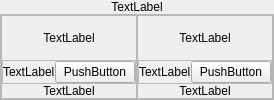
                             <widget class="QWidget" name="tab_4">
                              <attribute name="title">
                               <string>쪽</string>
                              </attribute>
                              <layout class="QVBoxLayout" name="verticalLayout_39">
                               <property name="spacing">
                                <number>0</number>
                               </property>
                               <property name="leftMargin">
                                <number>0</number>
                               </property>
                               <property name="topMargin">
                                <number>0</number>
                               </property>
                               <property name="rightMargin">
                                <number>0</number>
                               </property>
                               <property name="bottomMargin">
                                <number>0</number>
                               </property>
                               <item>
                                <widget class="QLabel" name="label_37">
                                 <property name="sizePolicy">
                                  <sizepolicy hsizetype="Preferred" vsizetype="Maximum">
                                   <horstretch>0</horstretch>
                                   <verstretch>0</verstretch>
                                  </sizepolicy>
                                 </property>
                                 <property name="styleSheet">
                                  <string notr="true">font: 75 16pt &quot;Arial&quot;;</string>
                                 </property>
                                 <property name="text">
                                  <string>TextLabel</string>
                                 </property>
                                 <property name="alignment">
                                  <set>Qt::AlignCenter</set>
                                 </property>
                                </widget>
                               </item>
                               <item>
                                <widget class="QFrame" name="frame_28">
                                 <property name="frameShape">
                                  <enum>QFrame::StyledPanel</enum>
                                 </property>
                                 <property name="frameShadow">
                                  <enum>QFrame::Raised</enum>
                                 </property>
                                 <layout class="QHBoxLayout" name="horizontalLayout_34">
                                  <property name="spacing">
                                   <number>0</number>
                                  </property>
                                  <property name="leftMargin">
                                   <number>0</number>
                                  </property>
                                  <property name="topMargin">
                                   <number>0</number>
                                  </property>
                                  <property name="rightMargin">
                                   <number>0</number>
                                  </property>
                                  <property name="bottomMargin">
                                   <number>0</number>
                                  </property>
                                  <item>
                                   <widget class="QFrame" name="frame_64">
                                    <property name="frameShape">
                                     <enum>QFrame::StyledPanel</enum>
                                    </property>
                                    <property name="frameShadow">
                                     <enum>QFrame::Raised</enum>
                                    </property>
                                    <layout class="QVBoxLayout" name="verticalLayout_15">
                                     <property name="spacing">
                                      <number>0</number>
                                     </property>
                                     <property name="leftMargin">
                                      <number>0</number>
                                     </property>
                                     <property name="topMargin">
                                      <number>0</number>
                                     </property>
                                     <property name="rightMargin">
                                      <number>0</number>
                                     </property>
                                     <property name="bottomMargin">
                                      <number>0</number>
                                     </property>
                                     <item>
                                      <widget class="QLabel" name="label_40">
                                       <property name="text">
                                        <string>TextLabel</string>
                                       </property>
                                       <property name="alignment">
                                        <set>Qt::AlignCenter</set>
                                       </property>
                                      </widget>
                                     </item>
                                     <item>
                                      <widget class="QFrame" name="frame_70">
                                       <property name="sizePolicy">
                                        <sizepolicy hsizetype="Preferred" vsizetype="Maximum">
                                         <horstretch>0</horstretch>
                                         <verstretch>0</verstretch>
                                        </sizepolicy>
                                       </property>
                                       <property name="frameShape">
                                        <enum>QFrame::StyledPanel</enum>
                                       </property>
                                       <property name="frameShadow">
                                        <enum>QFrame::Raised</enum>
                                       </property>
                                       <layout class="QHBoxLayout" name="horizontalLayout_45">
                                        <property name="spacing">
                                         <number>0</number>
                                        </property>
                                        <property name="leftMargin">
                                         <number>0</number>
                                        </property>
                                        <property name="topMargin">
                                         <number>0</number>
                                        </property>
                                        <property name="rightMargin">
                                         <number>0</number>
                                        </property>
                                        <property name="bottomMargin">
                                         <number>0</number>
                                        </property>
                                        <item>
                                         <widget class="QLabel" name="label_74">
                                          <property name="sizePolicy">
                                           <sizepolicy hsizetype="Maximum" vsizetype="Maximum">
                                            <horstretch>0</horstretch>
                                            <verstretch>0</verstretch>
                                           </sizepolicy>
                                          </property>
                                          <property name="text">
                                           <string>TextLabel</string>
                                          </property>
                                         </widget>
                                        </item>
                                        <item>
                                         <widget class="QPushButton" name="pushButton_7">
                                          <property name="sizePolicy">
                                           <sizepolicy hsizetype="Maximum" vsizetype="Maximum">
                                            <horstretch>0</horstretch>
                                            <verstretch>0</verstretch>
                                           </sizepolicy>
                                          </property>
                                          <property name="text">
                                           <string>PushButton</string>
                                          </property>
                                         </widget>
                                        </item>
                                       </layout>
                                      </widget>
                                     </item>
                                     <item>
                                      <widget class="QLabel" name="label_42">
                                       <property name="sizePolicy">
                                        <sizepolicy hsizetype="Preferred" vsizetype="Maximum">
                                         <horstretch>0</horstretch>
                                         <verstretch>0</verstretch>
                                        </sizepolicy>
                                       </property>
                                       <property name="text">
                                        <string>TextLabel</string>
                                       </property>
                                       <property name="alignment">
                                        <set>Qt::AlignCenter</set>
                                       </property>
                                      </widget>
                                     </item>
                                    </layout>
                                   </widget>
                                  </item>
                                  <item>
                                   <widget class="QFrame" name="frame_65">
                                    <property name="frameShape">
                                     <enum>QFrame::StyledPanel</enum>
                                    </property>
                                    <property name="frameShadow">
                                     <enum>QFrame::Raised</enum>
                                    </property>
                                    <layout class="QVBoxLayout" name="verticalLayout_16">
                                     <property name="spacing">
                                      <number>0</number>
                                     </property>
                                     <property name="leftMargin">
                                      <number>0</number>
                                     </property>
                                     <property name="topMargin">
                                      <number>0</number>
                                     </property>
                                     <property name="rightMargin">
                                      <number>0</number>
                                     </property>
                                     <property name="bottomMargin">
                                      <number>0</number>
                                     </property>
                                     <item>
                                      <widget class="QLabel" name="label_43">
                                       <property name="text">
                                        <string>TextLabel</string>
                                       </property>
                                       <property name="alignment">
                                        <set>Qt::AlignCenter</set>
                                       </property>
                                      </widget>
                                     </item>
                                     <item>
                                      <widget class="QFrame" name="frame_71">
                                       <property name="sizePolicy">
                                        <sizepolicy hsizetype="Preferred" vsizetype="Maximum">
                                         <horstretch>0</horstretch>
                                         <verstretch>0</verstretch>
                                        </sizepolicy>
                                       </property>
                                       <property name="frameShape">
                                        <enum>QFrame::StyledPanel</enum>
                                       </property>
                                       <property name="frameShadow">
                                        <enum>QFrame::Raised</enum>
                                       </property>
                                       <layout class="QHBoxLayout" name="horizontalLayout_46">
                                        <property name="spacing">
                                         <number>0</number>
                                        </property>
                                        <property name="leftMargin">
                                         <number>0</number>
                                        </property>
                                        <property name="topMargin">
                                         <number>0</number>
                                        </property>
                                        <property name="rightMargin">
                                         <number>0</number>
                                        </property>
                                        <property name="bottomMargin">
                                         <number>0</number>
                                        </property>
                                        <item>
                                         <widget class="QLabel" name="label_75">
                                          <property name="sizePolicy">
                                           <sizepolicy hsizetype="Maximum" vsizetype="Maximum">
                                            <horstretch>0</horstretch>
                                            <verstretch>0</verstretch>
                                           </sizepolicy>
                                          </property>
                                          <property name="text">
                                           <string>TextLabel</string>
                                          </property>
                                         </widget>
                                        </item>
                                        <item>
                                         <widget class="QPushButton" name="pushButton_8">
                                          <property name="sizePolicy">
                                           <sizepolicy hsizetype="Maximum" vsizetype="Maximum">
                                            <horstretch>0</horstretch>
                                            <verstretch>0</verstretch>
                                           </sizepolicy>
                                          </property>
                                          <property name="text">
                                           <string>PushButton</string>
                                          </property>
                                         </widget>
                                        </item>
                                       </layout>
                                      </widget>
                                     </item>
                                     <item>
                                      <widget class="QLabel" name="label_44">
                                       <property name="sizePolicy">
                                        <sizepolicy hsizetype="Preferred" vsizetype="Maximum">
                                         <horstretch>0</horstretch>
                                         <verstretch>0</verstretch>
                                        </sizepolicy>
                                       </property>
                                       <property name="text">
                                        <string>TextLabel</string>
                                       </property>
                                       <property name="alignment">
                                        <set>Qt::AlignCenter</set>
                                       </property>
                                      </widget>
                                     </item>
                                    </layout>
                                   </widget>
                                  </item>
                                 </layout>
                                </widget>
                               </item>
                              </layout>
                             </widget>
